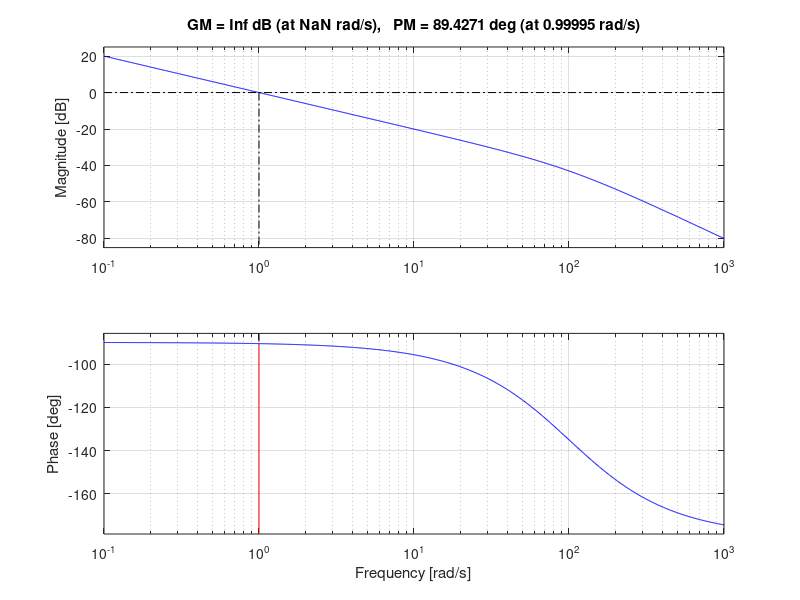

MATLAB code for this plot:
clc;
close all;
clear all;

%Variabile complessa
s = tf('s');
G=(1/(s^2+2*s+2));
C1=1/s
L1=C1*G
%figure(1);
%margin(L1);
%grid on;
C2=(1+s)/((1+0.1*s)*(s));
L2=C2*G;
%figure(2);
%margin(L2);
%grid on;
C3=(350*(1+s)*(s^2+2*s+2))/((1+0.1*s)*(1+100*s)*(s));
L3=C3*G;
%figure(3);
%margin(L3);
%grid on;
C4=(s^2+2*s+2)/(s*(1+s/100));
L4=C4*G;
figure(4);
margin(L4);
grid on;


